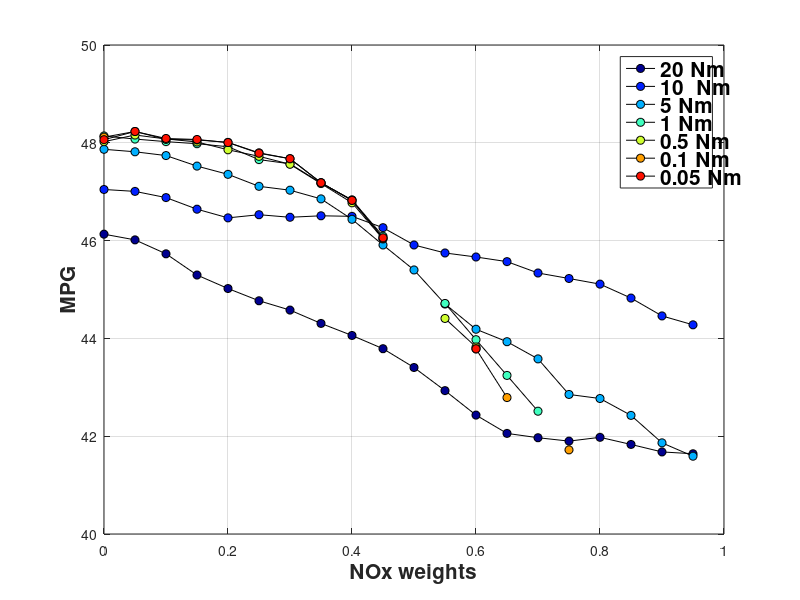
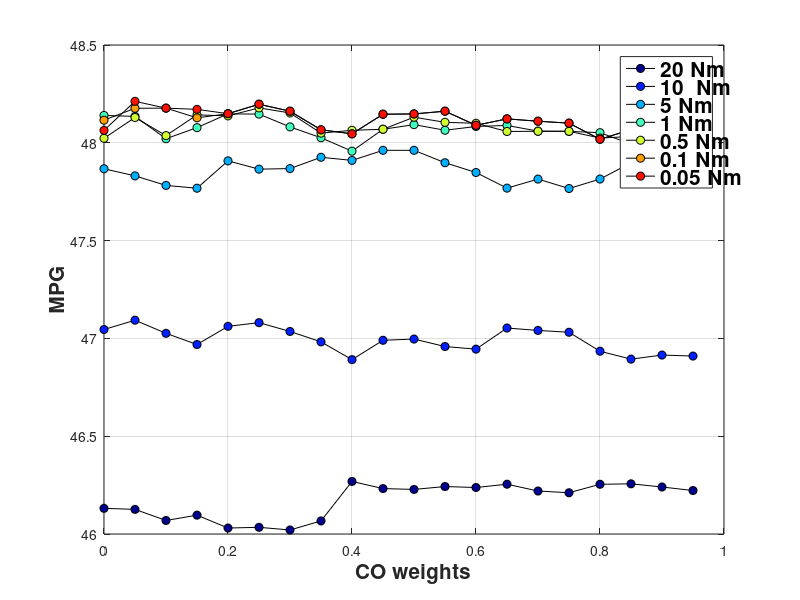
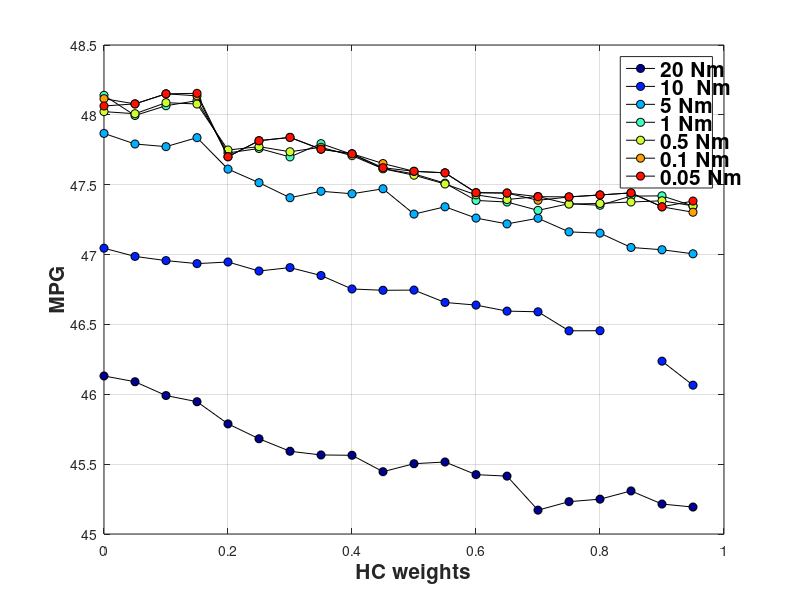
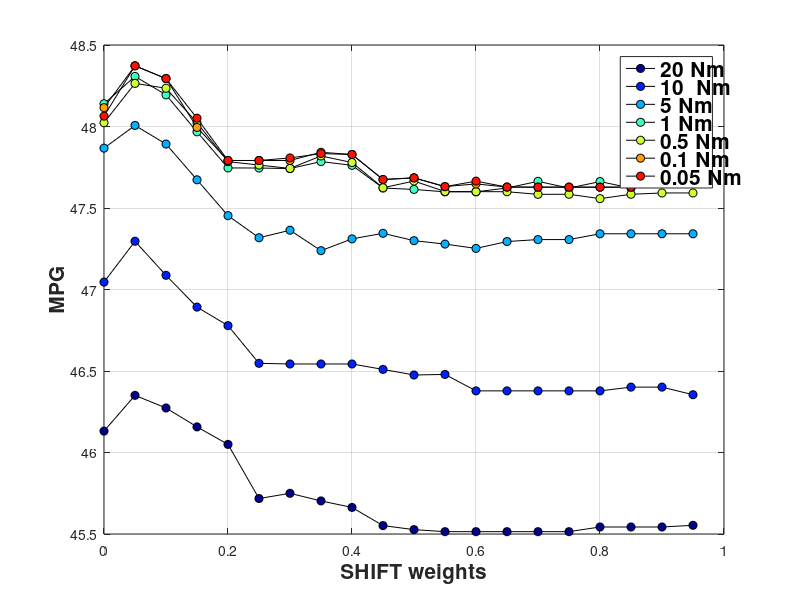

Source code (MATLAB) for these figures, in order:
clear;
clf;
close all;
C = jet;
h = 14;
r=6;
t = 10;
q = 8;  % For colors
start = 1;
stop = 10;
for i = [start, 2,3,4,5,6,7];
    if i == 1
        load SOC_grid_005_trq_20_NM_HWFET;
        c = '20 Nm';
    elseif i == 2
        load SOC_grid_005_trq_10_NM_HWFET;
        c = '10  Nm';
    elseif i == 3
        load SOC_grid_005_trq_5_NM_HWFET;
        c = '5 Nm';
    elseif i == 4
        load SOC_grid_005_trq_1_NM_HWFET_3_30;
        c = '1 Nm';
    elseif i == 5
        load SOC_grid_005_trq_0_5_NM_HWFET;
        c = '0.5 Nm';
    elseif i == 6
        load SOC_grid_005_trq_0_1_NM_HWFET;
        c = '0.1 Nm';
    elseif i == 7
        load SOC_grid_005_trq_0_05_NM_HWFET;
        c = '0.05 Nm';
    elseif i == 8
        load SOC_grid_0005_interp;
        c = '0.0005 lin. interp.';
    elseif i == 9
        load SOC_grid_005_interp_cubic;
        c = '0.005 cubic interp.';
    elseif i == 10
        load SOC_grid_0005_interp_cubic;
        c = '0.0005 cubic. interp.';
    elseif i == 11;
        load SOC_grid_005_interp_full_cyc;
        c = '0.005 line. interp FULL';
    elseif i == 12;
        load SOC_grid_005_interp_lower_weights;
        c = '0.005 line. interp Lower weights';
    elseif i == 13;
        load SOC_grid_005_interp_full_cyc_smooth;
        c = '0.005 line. interp Full CYC Smoothed Data';
    else
        load SOC_grid_001_interp_full_cyc_smooth;
        c = '0.001 line. interp Full CYC Smoothed Data';
    end
    
    if i == start
        leg = {c};
        a = 1;
    else
        leg = {leg{1:a}, c};
        a = a+1;
    end
    
    figure(1)
    plot(result.a1(1,:),result.mpg(1,:),'-ko',...
        'LineWidth',0.5,...
        'MarkerEdgeColor','k',...
        'MarkerFaceColor',C(a+(a-1)*q,:),...
        'MarkerSize',r)
    grid on
    ylabel('MPG')
    xlabel('NOx weights')
    legend(leg{1:a})
    set(findall(gcf,'type','text'),'FontSize',15,'fontWeight','bold')
    hold on
    
    figure(2)
    plot(result.a2(2,:),result.mpg(2,:),'-ko',...
        'LineWidth',0.5,...
        'MarkerEdgeColor','k',...
        'MarkerFaceColor',C(a+(a-1)*q,:),...
        'MarkerSize',r)
    grid on
    ylabel('MPG')
    xlabel('CO weights')
    legend(leg{1:a})
    set(findall(gcf,'type','text'),'FontSize',15,'fontWeight','bold')
    hold on
    
    figure(3)
    plot(result.a3(3,:),result.mpg(3,:),'-ko',...
        'LineWidth',0.5,...
        'MarkerEdgeColor','k',...
        'MarkerFaceColor',C(a+(a-1)*q,:),...
        'MarkerSize',r)
    grid on
    ylabel('MPG')
    xlabel('HC weights')
    legend(leg{1:a})
    set(findall(gcf,'type','text'),'FontSize',15,'fontWeight','bold')
    hold on
    
    figure(4)
    plot(result.shift(4,:),result.mpg(4,:),'-ko',...
        'LineWidth',0.5,...
        'MarkerEdgeColor','k',...
        'MarkerFaceColor',C(a+(a-1)*q,:),...
        'MarkerSize',r)
    grid on
    ylabel('MPG')
    xlabel('SHIFT weights')
    legend(leg{1:a})
    set(findall(gcf,'type','text'),'FontSize',15,'fontWeight','bold')
    hold on
    
    figure(5)
    plot(result.eng(5,:),result.mpg(5,:),'-ko',...
        'LineWidth',0.5,...
        'MarkerEdgeColor','k',...
        'MarkerFaceColor',C(a+(a-1)*q,:),...
        'MarkerSize',r)
    grid on
    ylabel('MPG')
    xlabel('ENG weights')
    legend(leg{1:a})
    set(findall(gcf,'type','text'),'FontSize',15,'fontWeight','bold')
    hold on
end

hold off
set(findall(gcf,'type','text'),'FontSize',15,'fontWeight','bold')

